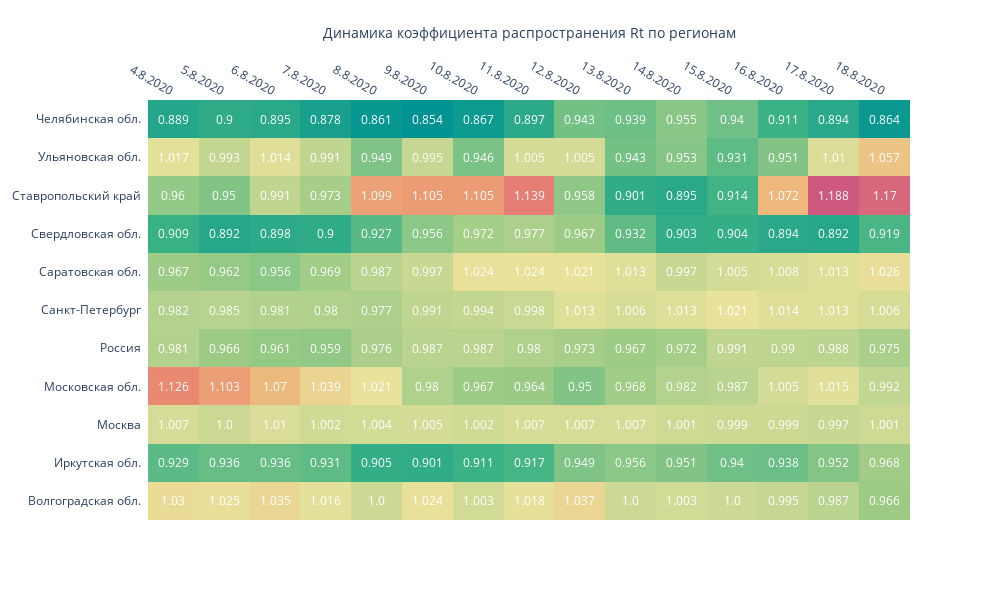

The cell this chart's notebook holds for it:
### Code cell
fig = ff.create_annotated_heatmap(d, x=x2, y=y, annotation_text=d,hoverinfo='z',
                                  colorscale='Temps')

fig.update_layout(
                  
                  
                  width = 990, height = 600,    
    
                  xaxis_title='Динамика коэффициента распространения Rt по регионам',
               #   yaxis_title = 'Регион '
)

fig.show()

### Figure 1 — Plotly figure (JSON) as saved in the notebook; plotly's stock layout.template omitted (floating-point values rounded to 4 significant figures; data arrays with more than 128 entries replaced by an {"elided": "..."} marker saying what was removed)
{"data": [{"colorscale": [[0, "rgb(0, 147, 146)"], [0.1667, "rgb(57, 177, 133)"], [0.3333, "rgb(156, 203, 134)"], [0.5, "rgb(233, 226, 156)"], [0.6667, "rgb(238, 180, 121)"], [0.8333, "rgb(232, 132, 113)"], [1, "rgb(207, 89, 126)"]], "hoverinfo": "z", "reversescale": false, "showscale": false, "type": "heatmap", "x": ["4.8.2020", "5.8.2020", "6.8.2020", "7.8.2020", "8.8.2020", "9.8.2020", "10.8.2020", "11.8.2020", "12.8.2020", "13.8.2020", "14.8.2020", "15.8.2020", "16.8.2020", "17.8.2020", "18.8.2020"], "y": ["Волгоградская обл.", "Иркутская обл.", "Москва", "Московская обл.", "Россия", "Санкт-Петербург", "Саратовская обл.", "Свердловская обл.", "Ставропольский край", "Ульяновская обл.", "Челябинская обл."], "z": {"elided": "11x15 float values"}}], "layout": {"annotations": [{"font": {"color": "#FFFFFF"}, "showarrow": false, "text": "1.03", "x": "4.8.2020", "xref": "x", "y": "Волгоградская обл.", "yref": "y"}, {"font": {"color": "#FFFFFF"}, "showarrow": false, "text": "1.025", "x": "5.8.2020", "xref": "x", "y": "Волгоградская обл.", "yref": "y"}, {"font": {"color": "#FFFFFF"}, "showarrow": false, "text": "1.035", "x": "6.8.2020", "xref": "x", "y": "Волгоградская обл.", "yref": "y"}, {"font": {"color": "#FFFFFF"}, "showarrow": false, "text": "1.016", "x": "7.8.2020", "xref": "x", "y": "Волгоградская обл.", "yref": "y"}, {"font": {"color": "#FFFFFF"}, "showarrow": false, "text": "1.0", "x": "8.8.2020", "xref": "x", "y": "Волгоградская обл.", "yref": "y"}, {"font": {"color": "#FFFFFF"}, "showarrow": false, "text": "1.024", "x": "9.8.2020", "xref": "x", "y": "Волгоградская обл.", "yref": "y"}, {"font": {"color": "#FFFFFF"}, "showarrow": false, "text": "1.003", "x": "10.8.2020", "xref": "x", "y": "Волгоградская обл.", "yref": "y"}, {"font": {"color": "#FFFFFF"}, "showarrow": false, "text": "1.018", "x": "11.8.2020", "xref": "x", "y": "Волгоградская обл.", "yref": "y"}, {"font": {"color": "#FFFFFF"}, "showarrow": false, "text": "1.037", "x": "12.8.2020", "xref": "x", "y": "Волгоградская обл.", "yref": "y"}, {"font": {"color": "#FFFFFF"}, "showarrow": false, "text": "1.0", "x": "13.8.2020", "xref": "x", "y": "Волгоградская обл.", "yref": "y"}, {"font": {"color": "#FFFFFF"}, "showarrow": false, "text": "1.003", "x": "14.8.2020", "xref": "x", "y": "Волгоградская обл.", "yref": "y"}, {"font": {"color": "#FFFFFF"}, "showarrow": false, "text": "1.0", "x": "15.8.2020", "xref": "x", "y": "Волгоградская обл.", "yref": "y"}, {"font": {"color": "#FFFFFF"}, "showarrow": false, "text": "0.995", "x": "16.8.2020", "xref": "x", "y": "Волгоградская обл.", "yref": "y"}, {"font": {"color": "#FFFFFF"}, "showarrow": false, "text": "0.987", "x": "17.8.2020", "xref": "x", "y": "Волгоградская обл.", "yref": "y"}, {"font": {"color": "#FFFFFF"}, "showarrow": false, "text": "0.966", "x": "18.8.2020", "xref": "x", "y": "Волгоградская обл.", "yref": "y"}, {"font": {"color": "#FFFFFF"}, "showarrow": false, "text": "0.929", "x": "4.8.2020", "xref": "x", "y": "Иркутская обл.", "yref": "y"}, {"font": {"color": "#FFFFFF"}, "showarrow": false, "text": "0.936", "x": "5.8.2020", "xref": "x", "y": "Иркутская обл.", "yref": "y"}, {"font": {"color": "#FFFFFF"}, "showarrow": false, "text": "0.936", "x": "6.8.2020", "xref": "x", "y": "Иркутская обл.", "yref": "y"}, {"font": {"color": "#FFFFFF"}, "showarrow": false, "text": "0.931", "x": "7.8.2020", "xref": "x", "y": "Иркутская обл.", "yref": "y"}, {"font": {"color": "#FFFFFF"}, "showarrow": false, "text": "0.905", "x": "8.8.2020", "xref": "x", "y": "Иркутская обл.", "yref": "y"}, {"font": {"color": "#FFFFFF"}, "showarrow": false, "text": "0.901", "x": "9.8.2020", "xref": "x", "y": "Иркутская обл.", "yref": "y"}, {"font": {"color": "#FFFFFF"}, "showarrow": false, "text": "0.911", "x": "10.8.2020", "xref": "x", "y": "Иркутская обл.", "yref": "y"}, {"font": {"color": "#FFFFFF"}, "showarrow": false, "text": "0.917", "x": "11.8.2020", "xref": "x", "y": "Иркутская обл.", "yref": "y"}, {"font": {"color": "#FFFFFF"}, "showarrow": false, "text": "0.949", "x": "12.8.2020", "xref": "x", "y": "Иркутская обл.", "yref": "y"}, {"font": {"color": "#FFFFFF"}, "showarrow": false, "text": "0.956", "x": "13.8.2020", "xref": "x", "y": "Иркутская обл.", "yref": "y"}, {"font": {"color": "#FFFFFF"}, "showarrow": false, "text": "0.951", "x": "14.8.2020", "xref": "x", "y": "Иркутская обл.", "yref": "y"}, {"font": {"color": "#FFFFFF"}, "showarrow": false, "text": "0.94", "x": "15.8.2020", "xref": "x", "y": "Иркутская обл.", "yref": "y"}, {"font": {"color": "#FFFFFF"}, "showarrow": false, "text": "0.938", "x": "16.8.2020", "xref": "x", "y": "Иркутская обл.", "yref": "y"}, {"font": {"color": "#FFFFFF"}, "showarrow": false, "text": "0.952", "x": "17.8.2020", "xref": "x", "y": "Иркутская обл.", "yref": "y"}, {"font": {"color": "#FFFFFF"}, "showarrow": false, "text": "0.968", "x": "18.8.2020", "xref": "x", "y": "Иркутская обл.", "yref": "y"}, {"font": {"color": "#FFFFFF"}, "showarrow": false, "text": "1.007", "x": "4.8.2020", "xref": "x", "y": "Москва", "yref": "y"}, {"font": {"color": "#FFFFFF"}, "showarrow": false, "text": "1.0", "x": "5.8.2020", "xref": "x", "y": "Москва", "yref": "y"}, {"font": {"color": "#FFFFFF"}, "showarrow": false, "text": "1.01", "x": "6.8.2020", "xref": "x", "y": "Москва", "yref": "y"}, {"font": {"color": "#FFFFFF"}, "showarrow": false, "text": "1.002", "x": "7.8.2020", "xref": "x", "y": "Москва", "yref": "y"}, {"font": {"color": "#FFFFFF"}, "showarrow": false, "text": "1.004", "x": "8.8.2020", "xref": "x", "y": "Москва", "yref": "y"}, {"font": {"color": "#FFFFFF"}, "showarrow": false, "text": "1.005", "x": "9.8.2020", "xref": "x", "y": "Москва", "yref": "y"}, {"font": {"color": "#FFFFFF"}, "showarrow": false, "text": "1.002", "x": "10.8.2020", "xref": "x", "y": "Москва", "yref": "y"}, {"font": {"color": "#FFFFFF"}, "showarrow": false, "text": "1.007", "x": "11.8.2020", "xref": "x", "y": "Москва", "yref": "y"}, {"font": {"color": "#FFFFFF"}, "showarrow": false, "text": "1.007", "x": "12.8.2020", "xref": "x", "y": "Москва", "yref": "y"}, {"font": {"color": "#FFFFFF"}, "showarrow": false, "text": "1.007", "x": "13.8.2020", "xref": "x", "y": "Москва", "yref": "y"}, {"font": {"color": "#FFFFFF"}, "showarrow": false, "text": "1.001", "x": "14.8.2020", "xref": "x", "y": "Москва", "yref": "y"}, {"font": {"color": "#FFFFFF"}, "showarrow": false, "text": "0.999", "x": "15.8.2020", "xref": "x", "y": "Москва", "yref": "y"}, {"font": {"color": "#FFFFFF"}, "showarrow": false, "text": "0.999", "x": "16.8.2020", "xref": "x", "y": "Москва", "yref": "y"}, {"font": {"color": "#FFFFFF"}, "showarrow": false, "text": "0.997", "x": "17.8.2020", "xref": "x", "y": "Москва", "yref": "y"}, {"font": {"color": "#FFFFFF"}, "showarrow": false, "text": "1.001", "x": "18.8.2020", "xref": "x", "y": "Москва", "yref": "y"}, {"font": {"color": "#FFFFFF"}, "showarrow": false, "text": "1.126", "x": "4.8.2020", "xref": "x", "y": "Московская обл.", "yref": "y"}, {"font": {"color": "#FFFFFF"}, "showarrow": false, "text": "1.103", "x": "5.8.2020", "xref": "x", "y": "Московская обл.", "yref": "y"}, {"font": {"color": "#FFFFFF"}, "showarrow": false, "text": "1.07", "x": "6.8.2020", "xref": "x", "y": "Московская обл.", "yref": "y"}, {"font": {"color": "#FFFFFF"}, "showarrow": false, "text": "1.039", "x": "7.8.2020", "xref": "x", "y": "Московская обл.", "yref": "y"}, {"font": {"color": "#FFFFFF"}, "showarrow": false, "text": "1.021", "x": "8.8.2020", "xref": "x", "y": "Московская обл.", "yref": "y"}, {"font": {"color": "#FFFFFF"}, "showarrow": false, "text": "0.98", "x": "9.8.2020", "xref": "x", "y": "Московская обл.", "yref": "y"}, {"font": {"color": "#FFFFFF"}, "showarrow": false, "text": "0.967", "x": "10.8.2020", "xref": "x", "y": "Московская обл.", "yref": "y"}, {"font": {"color": "#FFFFFF"}, "showarrow": false, "text": "0.964", "x": "11.8.2020", "xref": "x", "y": "Московская обл.", "yref": "y"}, {"font": {"color": "#FFFFFF"}, "showarrow": false, "text": "0.95", "x": "12.8.2020", "xref": "x", "y": "Московская обл.", "yref": "y"}, {"font": {"color": "#FFFFFF"}, "showarrow": false, "text": "0.968", "x": "13.8.2020", "xref": "x", "y": "Московская обл.", "yref": "y"}, {"font": {"color": "#FFFFFF"}, "showarrow": false, "text": "0.982", "x": "14.8.2020", "xref": "x", "y": "Московская обл.", "yref": "y"}, {"font": {"color": "#FFFFFF"}, "showarrow": false, "text": "0.987", "x": "15.8.2020", "xref": "x", "y": "Московская обл.", "yref": "y"}, {"font": {"color": "#FFFFFF"}, "showarrow": false, "text": "1.005", "x": "16.8.2020", "xref": "x", "y": "Московская обл.", "yref": "y"}, {"font": {"color": "#FFFFFF"}, "showarrow": false, "text": "1.015", "x": "17.8.2020", "xref": "x", "y": "Московская обл.", "yref": "y"}, {"font": {"color": "#FFFFFF"}, "showarrow": false, "text": "0.992", "x": "18.8.2020", "xref": "x", "y": "Московская обл.", "yref": "y"}, {"font": {"color": "#FFFFFF"}, "showarrow": false, "text": "0.981", "x": "4.8.2020", "xref": "x", "y": "Россия", "yref": "y"}, {"font": {"color": "#FFFFFF"}, "showarrow": false, "text": "0.966", "x": "5.8.2020", "xref": "x", "y": "Россия", "yref": "y"}, {"font": {"color": "#FFFFFF"}, "showarrow": false, "text": "0.961", "x": "6.8.2020", "xref": "x", "y": "Россия", "yref": "y"}, {"font": {"color": "#FFFFFF"}, "showarrow": false, "text": "0.959", "x": "7.8.2020", "xref": "x", "y": "Россия", "yref": "y"}, {"font": {"color": "#FFFFFF"}, "showarrow": false, "text": "0.976", "x": "8.8.2020", "xref": "x", "y": "Россия", "yref": "y"}, {"font": {"color": "#FFFFFF"}, "showarrow": false, "text": "0.987", "x": "9.8.2020", "xref": "x", "y": "Россия", "yref": "y"}, {"font": {"color": "#FFFFFF"}, "showarrow": false, "text": "0.987", "x": "10.8.2020", "xref": "x", "y": "Россия", "yref": "y"}, {"font": {"color": "#FFFFFF"}, "showarrow": false, "text": "0.98", "x": "11.8.2020", "xref": "x", "y": "Россия", "yref": "y"}, {"font": {"color": "#FFFFFF"}, "showarrow": false, "text": "0.973", "x": "12.8.2020", "xref": "x", "y": "Россия", "yref": "y"}, {"font": {"color": "#FFFFFF"}, "showarrow": false, "text": "0.967", "x": "13.8.2020", "xref": "x", "y": "Россия", "yref": "y"}, {"font": {"color": "#FFFFFF"}, "showarrow": false, "text": "0.972", "x": "14.8.2020", "xref": "x", "y": "Россия", "yref": "y"}, {"font": {"color": "#FFFFFF"}, "showarrow": false, "text": "0.991", "x": "15.8.2020", "xref": "x", "y": "Россия", "yref": "y"}, {"font": {"color": "#FFFFFF"}, "showarrow": false, "text": "0.99", "x": "16.8.2020", "xref": "x", "y": "Россия", "yref": "y"}, {"font": {"color": "#FFFFFF"}, "showarrow": false, "text": "0.988", "x": "17.8.2020", "xref": "x", "y": "Россия", "yref": "y"}, {"font": {"color": "#FFFFFF"}, "showarrow": false, "text": "0.975", "x": "18.8.2020", "xref": "x", "y": "Россия", "yref": "y"}, {"font": {"color": "#FFFFFF"}, "showarrow": false, "text": "0.982", "x": "4.8.2020", "xref": "x", "y": "Санкт-Петербург", "yref": "y"}, {"font": {"color": "#FFFFFF"}, "showarrow": false, "text": "0.985", "x": "5.8.2020", "xref": "x", "y": "Санкт-Петербург", "yref": "y"}, {"font": {"color": "#FFFFFF"}, "showarrow": false, "text": "0.981", "x": "6.8.2020", "xref": "x", "y": "Санкт-Петербург", "yref": "y"}, {"font": {"color": "#FFFFFF"}, "showarrow": false, "text": "0.98", "x": "7.8.2020", "xref": "x", "y": "Санкт-Петербург", "yref": "y"}, {"font": {"color": "#FFFFFF"}, "showarrow": false, "text": "0.977", "x": "8.8.2020", "xref": "x", "y": "Санкт-Петербург", "yref": "y"}, {"font": {"color": "#FFFFFF"}, "showarrow": false, "text": "0.991", "x": "9.8.2020", "xref": "x", "y": "Санкт-Петербург", "yref": "y"}, {"font": {"color": "#FFFFFF"}, "showarrow": false, "text": "0.994", "x": "10.8.2020", "xref": "x", "y": "Санкт-Петербург", "yref": "y"}, {"font": {"color": "#FFFFFF"}, "showarrow": false, "text": "0.998", "x": "11.8.2020", "xref": "x", "y": "Санкт-Петербург", "yref": "y"}, {"font": {"color": "#FFFFFF"}, "showarrow": false, "text": "1.013", "x": "12.8.2020", "xref": "x", "y": "Санкт-Петербург", "yref": "y"}, {"font": {"color": "#FFFFFF"}, "showarrow": false, "text": "1.006", "x": "13.8.2020", "xref": "x", "y": "Санкт-Петербург", "yref": "y"}, {"font": {"color": "#FFFFFF"}, "showarrow": false, "text": "1.013", "x": "14.8.2020", "xref": "x", "y": "Санкт-Петербург", "yref": "y"}, {"font": {"color": "#FFFFFF"}, "showarrow": false, "text": "1.021", "x": "15.8.2020", "xref": "x", "y": "Санкт-Петербург", "yref": "y"}, {"font": {"color": "#FFFFFF"}, "showarrow": false, "text": "1.014", "x": "16.8.2020", "xref": "x", "y": "Санкт-Петербург", "yref": "y"}, {"font": {"color": "#FFFFFF"}, "showarrow": false, "text": "1.013", "x": "17.8.2020", "xref": "x", "y": "Санкт-Петербург", "yref": "y"}, {"font": {"color": "#FFFFFF"}, "showarrow": false, "text": "1.006", "x": "18.8.2020", "xref": "x", "y": "Санкт-Петербург", "yref": "y"}, {"font": {"color": "#FFFFFF"}, "showarrow": false, "text": "0.967", "x": "4.8.2020", "xref": "x", "y": "Саратовская обл.", "yref": "y"}, {"font": {"color": "#FFFFFF"}, "showarrow": false, "text": "0.962", "x": "5.8.2020", "xref": "x", "y": "Саратовская обл.", "yref": "y"}, {"font": {"color": "#FFFFFF"}, "showarrow": false, "text": "0.956", "x": "6.8.2020", "xref": "x", "y": "Саратовская обл.", "yref": "y"}, {"font": {"color": "#FFFFFF"}, "showarrow": false, "text": "0.969", "x": "7.8.2020", "xref": "x", "y": "Саратовская обл.", "yref": "y"}, {"font": {"color": "#FFFFFF"}, "showarrow": false, "text": "0.987", "x": "8.8.2020", "xref": "x", "y": "Саратовская обл.", "yref": "y"}, {"font": {"color": "#FFFFFF"}, "showarrow": false, "text": "0.997", "x": "9.8.2020", "xref": "x", "y": "Саратовская обл.", "yref": "y"}, {"font": {"color": "#FFFFFF"}, "showarrow": false, "text": "1.024", "x": "10.8.2020", "xref": "x", "y": "Саратовская обл.", "yref": "y"}, {"font": {"color": "#FFFFFF"}, "showarrow": false, "text": "1.024", "x": "11.8.2020", "xref": "x", "y": "Саратовская обл.", "yref": "y"}, {"font": {"color": "#FFFFFF"}, "showarrow": false, "text": "1.021", "x": "12.8.2020", "xref": "x", "y": "Саратовская обл.", "yref": "y"}, {"font": {"color": "#FFFFFF"}, "showarrow": false, "text": "1.013", "x": "13.8.2020", "xref": "x", "y": "Саратовская обл.", "yref": "y"}, {"font": {"color": "#FFFFFF"}, "showarrow": false, "text": "0.997", "x": "14.8.2020", "xref": "x", "y": "Саратовская обл.", "yref": "y"}, {"font": {"color": "#FFFFFF"}, "showarrow": false, "text": "1.005", "x": "15.8.2020", "xref": "x", "y": "Саратовская обл.", "yref": "y"}, {"font": {"color": "#FFFFFF"}, "showarrow": false, "text": "1.008", "x": "16.8.2020", "xref": "x", "y": "Саратовская обл.", "yref": "y"}, {"font": {"color": "#FFFFFF"}, "showarrow": false, "text": "1.013", "x": "17.8.2020", "xref": "x", "y": "Саратовская обл.", "yref": "y"}, {"font": {"color": "#FFFFFF"}, "showarrow": false, "text": "1.026", "x": "18.8.2020", "xref": "x", "y": "Саратовская обл.", "yref": "y"}, {"font": {"color": "#FFFFFF"}, "showarrow": false, "text": "0.909", "x": "4.8.2020", "xref": "x", "y": "Свердловская обл.", "yref": "y"}, {"font": {"color": "#FFFFFF"}, "showarrow": false, "text": "0.892", "x": "5.8.2020", "xref": "x", "y": "Свердловская обл.", "yref": "y"}, {"font": {"color": "#FFFFFF"}, "showarrow": false, "text": "0.898", "x": "6.8.2020", "xref": "x", "y": "Свердловская обл.", "yref": "y"}, {"font": {"color": "#FFFFFF"}, "showarrow": false, "text": "0.9", "x": "7.8.2020", "xref": "x", "y": "Свердловская обл.", "yref": "y"}, {"font": {"color": "#FFFFFF"}, "showarrow": false, "text": "0.927", "x": "8.8.2020", "xref": "x", "y": "Свердловская обл.", "yref": "y"}, {"font": {"color": "#FFFFFF"}, "showarrow": false, "text": "0.956", "x": "9.8.2020", "xref": "x", "y": "Свердловская обл.", "yref": "y"}, {"font": {"color": "#FFFFFF"}, "showarrow": false, "text": "0.972", "x": "10.8.2020", "xref": "x", "y": "Свердловская обл.", "yref": "y"}, {"font": {"color": "#FFFFFF"}, "showarrow": false, "text": "0.977", "x": "11.8.2020", "xref": "x", "y": "Свердловская обл.", "yref": "y"}, {"font": {"color": "#FFFFFF"}, "showarrow": false, "text": "0.967", "x": "12.8.2020", "xref": "x", "y": "Свердловская обл.", "yref": "y"}, {"font": {"color": "#FFFFFF"}, "showarrow": false, "text": "0.932", "x": "13.8.2020", "xref": "x", "y": "Свердловская обл.", "yref": "y"}, {"font": {"color": "#FFFFFF"}, "showarrow": false, "text": "0.903", "x": "14.8.2020", "xref": "x", "y": "Свердловская обл.", "yref": "y"}, {"font": {"color": "#FFFFFF"}, "showarrow": false, "text": "0.904", "x": "15.8.2020", "xref": "x", "y": "Свердловская обл.", "yref": "y"}, {"font": {"color": "#FFFFFF"}, "showarrow": false, "text": "0.894", "x": "16.8.2020", "xref": "x", "y": "Свердловская обл.", "yref": "y"}, {"font": {"color": "#FFFFFF"}, "showarrow": false, "text": "0.892", "x": "17.8.2020", "xref": "x", "y": "Свердловская обл.", "yref": "y"}, {"font": {"color": "#FFFFFF"}, "showarrow": false, "text": "0.919", "x": "18.8.2020", "xref": "x", "y": "Свердловская обл.", "yref": "y"}, {"font": {"color": "#FFFFFF"}, "showarrow": false, "text": "0.96", "x": "4.8.2020", "xref": "x", "y": "Ставропольский край", "yref": "y"}, {"font": {"color": "#FFFFFF"}, "showarrow": false, "text": "0.95", "x": "5.8.2020", "xref": "x", "y": "Ставропольский край", "yref": "y"}, {"font": {"color": "#FFFFFF"}, "showarrow": false, "text": "0.991", "x": "6.8.2020", "xref": "x", "y": "Ставропольский край", "yref": "y"}, {"font": {"color": "#FFFFFF"}, "showarrow": false, "text": "0.973", "x": "7.8.2020", "xref": "x", "y": "Ставропольский край", "yref": "y"}, {"font": {"color": "#FFFFFF"}, "showarrow": false, "text": "1.099", "x": "8.8.2020", "xref": "x", "y": "Ставропольский край", "yref": "y"}, {"font": {"color": "#FFFFFF"}, "showarrow": false, "text": "1.105", "x": "9.8.2020", "xref": "x", "y": "Ставропольский край", "yref": "y"}, {"font": {"color": "#FFFFFF"}, "showarrow": false, "text": "1.105", "x": "10.8.2020", "xref": "x", "y": "Ставропольский край", "yref": "y"}, {"font": {"color": "#FFFFFF"}, "showarrow": false, "text": "1.139", "x": "11.8.2020", "xref": "x", "y": "Ставропольский край", "yref": "y"}, {"font": {"color": "#FFFFFF"}, "showarrow": false, "text": "0.958", "x": "12.8.2020", "xref": "x", "y": "Ставропольский край", "yref": "y"}, {"font": {"color": "#FFFFFF"}, "showarrow": false, "text": "0.901", "x": "13.8.2020", "xref": "x", "y": "Ставропольский край", "yref": "y"}, {"font": {"color": "#FFFFFF"}, "showarrow": false, "text": "0.895", "x": "14.8.2020", "xref": "x", "y": "Ставропольский край", "yref": "y"}, {"font": {"color": "#FFFFFF"}, "showarrow": false, "text": "0.914", "x": "15.8.2020", "xref": "x", "y": "Ставропольский край", "yref": "y"}, {"font": {"color": "#FFFFFF"}, "showarrow": false, "text": "1.072", "x": "16.8.2020", "xref": "x", "y": "Ставропольский край", "yref": "y"}, {"font": {"color": "#FFFFFF"}, "showarrow": false, "text": "1.188", "x": "17.8.2020", "xref": "x", "y": "Ставропольский край", "yref": "y"}, {"font": {"color": "#FFFFFF"}, "showarrow": false, "text": "1.17", "x": "18.8.2020", "xref": "x", "y": "Ставропольский край", "yref": "y"}, {"font": {"color": "#FFFFFF"}, "showarrow": false, "text": "1.017", "x": "4.8.2020", "xref": "x", "y": "Ульяновская обл.", "yref": "y"}, {"font": {"color": "#FFFFFF"}, "showarrow": false, "text": "0.993", "x": "5.8.2020", "xref": "x", "y": "Ульяновская обл.", "yref": "y"}, {"font": {"color": "#FFFFFF"}, "showarrow": false, "text": "1.014", "x": "6.8.2020", "xref": "x", "y": "Ульяновская обл.", "yref": "y"}, {"font": {"color": "#FFFFFF"}, "showarrow": false, "text": "0.991", "x": "7.8.2020", "xref": "x", "y": "Ульяновская обл.", "yref": "y"}, {"font": {"color": "#FFFFFF"}, "showarrow": false, "text": "0.949", "x": "8.8.2020", "xref": "x", "y": "Ульяновская обл.", "yref": "y"}, {"font": {"color": "#FFFFFF"}, "showarrow": false, "text": "0.995", "x": "9.8.2020", "xref": "x", "y": "Ульяновская обл.", "yref": "y"}, {"font": {"color": "#FFFFFF"}, "showarrow": false, "text": "0.946", "x": "10.8.2020", "xref": "x", "y": "Ульяновская обл.", "yref": "y"}, {"font": {"color": "#FFFFFF"}, "showarrow": false, "text": "1.005", "x": "11.8.2020", "xref": "x", "y": "Ульяновская обл.", "yref": "y"}, {"font": {"color": "#FFFFFF"}, "showarrow": false, "text": "1.005", "x": "12.8.2020", "xref": "x", "y": "Ульяновская обл.", "yref": "y"}, {"font": {"color": "#FFFFFF"}, "showarrow": false, "text": "0.943", "x": "13.8.2020", "xref": "x", "y": "Ульяновская обл.", "yref": "y"}, {"font": {"color": "#FFFFFF"}, "showarrow": false, "text": "0.953", "x": "14.8.2020", "xref": "x", "y": "Ульяновская обл.", "yref": "y"}, {"font": {"color": "#FFFFFF"}, "showarrow": false, "text": "0.931", "x": "15.8.2020", "xref": "x", "y": "Ульяновская обл.", "yref": "y"}, {"font": {"color": "#FFFFFF"}, "showarrow": false, "text": "0.951", "x": "16.8.2020", "xref": "x", "y": "Ульяновская обл.", "yref": "y"}, {"font": {"color": "#FFFFFF"}, "showarrow": false, "text": "1.01", "x": "17.8.2020", "xref": "x", "y": "Ульяновская обл.", "yref": "y"}, {"font": {"color": "#FFFFFF"}, "showarrow": false, "text": "1.057", "x": "18.8.2020", "xref": "x", "y": "Ульяновская обл.", "yref": "y"}, {"font": {"color": "#FFFFFF"}, "showarrow": false, "text": "0.889", "x": "4.8.2020", "xref": "x", "y": "Челябинская обл.", "yref": "y"}, {"font": {"color": "#FFFFFF"}, "showarrow": false, "text": "0.9", "x": "5.8.2020", "xref": "x", "y": "Челябинская обл.", "yref": "y"}, {"font": {"color": "#FFFFFF"}, "showarrow": false, "text": "0.895", "x": "6.8.2020", "xref": "x", "y": "Челябинская обл.", "yref": "y"}, {"font": {"color": "#FFFFFF"}, "showarrow": false, "text": "0.878", "x": "7.8.2020", "xref": "x", "y": "Челябинская обл.", "yref": "y"}, {"font": {"color": "#FFFFFF"}, "showarrow": false, "text": "0.861", "x": "8.8.2020", "xref": "x", "y": "Челябинская обл.", "yref": "y"}, {"font": {"color": "#FFFFFF"}, "showarrow": false, "text": "0.854", "x": "9.8.2020", "xref": "x", "y": "Челябинская обл.", "yref": "y"}, {"font": {"color": "#FFFFFF"}, "showarrow": false, "text": "0.867", "x": "10.8.2020", "xref": "x", "y": "Челябинская обл.", "yref": "y"}, {"font": {"color": "#FFFFFF"}, "showarrow": false, "text": "0.897", "x": "11.8.2020", "xref": "x", "y": "Челябинская обл.", "yref": "y"}, {"font": {"color": "#FFFFFF"}, "showarrow": false, "text": "0.943", "x": "12.8.2020", "xref": "x", "y": "Челябинская обл.", "yref": "y"}, {"font": {"color": "#FFFFFF"}, "showarrow": false, "text": "0.939", "x": "13.8.2020", "xref": "x", "y": "Челябинская обл.", "yref": "y"}, {"font": {"color": "#FFFFFF"}, "showarrow": false, "text": "0.955", "x": "14.8.2020", "xref": "x", "y": "Челябинская обл.", "yref": "y"}, {"font": {"color": "#FFFFFF"}, "showarrow": false, "text": "0.94", "x": "15.8.2020", "xref": "x", "y": "Челябинская обл.", "yref": "y"}, {"font": {"color": "#FFFFFF"}, "showarrow": false, "text": "0.911", "x": "16.8.2020", "xref": "x", "y": "Челябинская обл.", "yref": "y"}, {"font": {"color": "#FFFFFF"}, "showarrow": false, "text": "0.894", "x": "17.8.2020", "xref": "x", "y": "Челябинская обл.", "yref": "y"}, {"font": {"color": "#FFFFFF"}, "showarrow": false, "text": "0.864", "x": "18.8.2020", "xref": "x", "y": "Челябинская обл.", "yref": "y"}], "height": 600, "width": 990, "xaxis": {"dtick": 1, "gridcolor": "rgb(0, 0, 0)", "side": "top", "ticks": "", "title": {"text": "Динамика коэффициента распространения Rt по регионам"}}, "yaxis": {"dtick": 1, "ticks": "", "ticksuffix": "  "}}}
